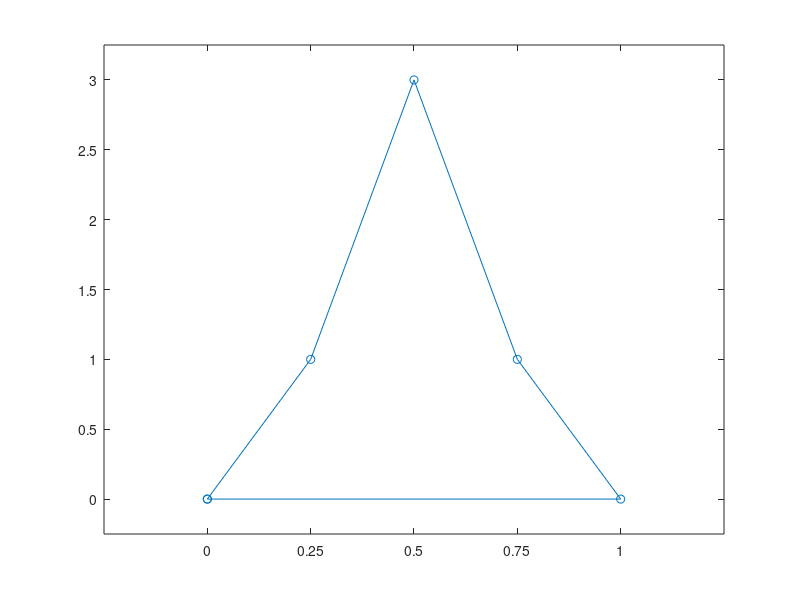

Write MATLAB code to recreate this figure.
% test polyarea function

% first test with tringle
x = [0, 0, 1];
y = [0, 1, 1];
% its area is 0.5
fprintf('Triangle area should be 0.5: %f\n', ...
    polyarea(x, y));

% some quadlilateral (trapezoid)
x = [0, 0, 1, 1];
y = [0, 1, 0.75, 0.25];
% its area is 0.5*1*(1+0.5) = 0.75
fprintf('Trapezoid area should be 0.75: %f\n', ...
    polyarea(x, y));

% some pentagon - add triangle at the top of above trapezoid
x = [0, 0, 1, 3, 1];
y = [0, 1, 0.75, 0.5, 0.25];
% Now its area should be 0.75 + 0.5*2*0.5 = 1.25
fprintf('Pentagon area should be 1.25: %f\n', ...
    polyarea(x, y));

plot([y y(1)], [x, x(1)], 'o-')
axis([-0.25, 1.25, -0.25, 3.25])
xticks(0:0.25:1)
print('polygon_area', '-dmeta')